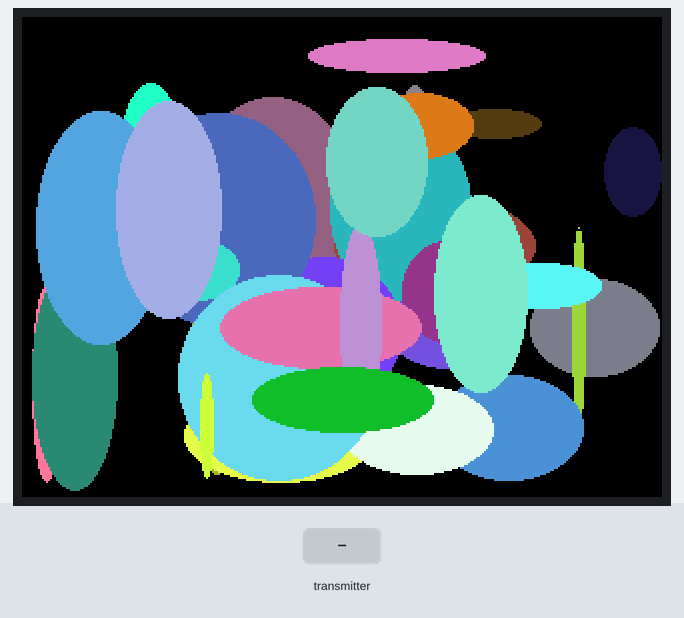
Recording of a program running on a simulated ESP32. Parts: 320×240 colour display. The test bench sets the inputs (shaded band). Random numbers use the default seed unless the program sets one; what the program prints to the serial monitor is not drawn.

Above: at 1.3 s.
1.4 s: the transmitter starts sending devAddr = 0
At 2.8 s:
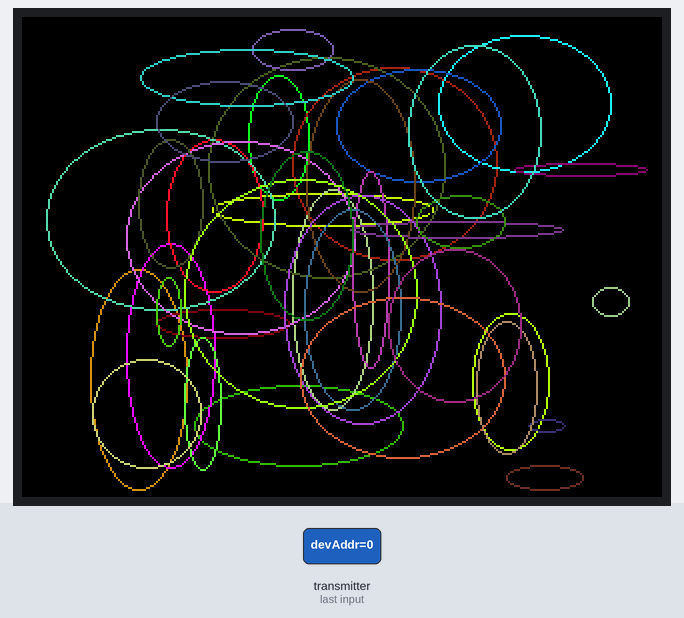
At 5.5 s:
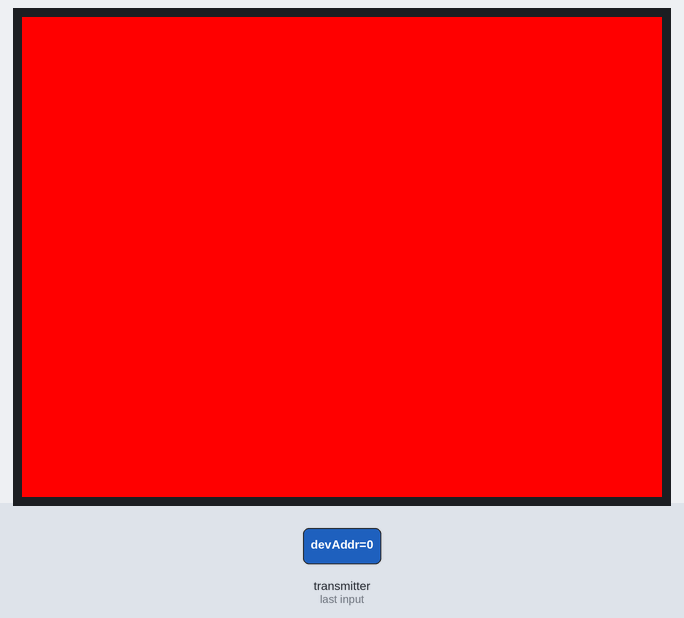
Timing chart, 0 to 7.0 s (numbered marks = the images above; inputs shaded):
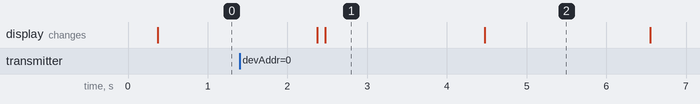

The program:

main.cpp
```cpp
//************************************************************************************
//* ESP Now CYD Responder
//* Author: T2
//* Company: T2Elektroteknik
//* Date: 10/04/25
//* Description: Baseline Responder using CYD to display info
//* CPU: ESP32 CYD
//************************************************************************************
#include <Arduino.h>
#include <TFT_eSPI.h> // Hardware-specific library
#include <SPI.h>
#include <WiFi.h>
#include "esp_now.h"

TFT_eSPI tft = TFT_eSPI();       // Invoke custom library

// Define a data structure
typedef struct struct_message {
  char devAddr;
  char devType;
  float humidity;
  float temperature;
} struct_message;

// Create a structured object
struct_message myData;

// Function Prototypes
void OnDataRecv(const uint8_t * mac, const uint8_t *incomingData, int len);

/////////////////////////////////////////////////////////////////////////////
// Setup Function
/////////////////////////////////////////////////////////////////////////////
void setup(void) {
  Serial.begin(9600);
  tft.init();
  tft.setRotation(1);
  // Put ESP32 into Station mode
  //WiFi.mode(WIFI_MODE_STA);

  // Print MAC Address to Serial monitor
  //Serial.print("MAC Address: ");
  //Serial.println(WiFi.macAddress());
  // Start ESP32 in Station mode
  WiFi.mode(WIFI_STA);

  // Initalize ESP-NOW
  if (esp_now_init() != 0) {
    Serial.println("Error initializing ESP-NOW");
    return;
  }

  // Register callback function
  esp_now_register_recv_cb(OnDataRecv);
}

/////////////////////////////////////////////////////////////////////////////
// Loop Forever
/////////////////////////////////////////////////////////////////////////////
void loop() {

  tft.fillScreen(TFT_BLACK);

  // Draw some random ellipses
  for (int i = 0; i < 40; i++)
  {
    int rx = random(60);
    int ry = random(60);
    int x = rx + random(320 - rx - rx);
    int y = ry + random(240 - ry - ry);
    tft.fillEllipse(x, y, rx, ry, random(0xFFFF));
  }

  delay(2000);
  tft.fillScreen(TFT_BLACK);

  for (int i = 0; i < 40; i++)
  {
    int rx = random(60);
    int ry = random(60);
    int x = rx + random(320 - rx - rx);
    int y = ry + random(240 - ry - ry);
    tft.drawEllipse(x, y, rx, ry, random(0xFFFF));
  }

  delay(2000);

  tft.fillScreen(TFT_RED);
  delay(2000);
  tft.fillScreen(TFT_GREEN);
  delay(2000);
  tft.fillScreen(TFT_BLUE);
  delay(2000);
}

// Callback function
void OnDataRecv(const uint8_t * mac, const uint8_t *incomingData, int len) {
  // Get incoming data
  memcpy(&myData, incomingData, sizeof(myData));

  // Print to Serial Monitor
  Serial.print("Temp: ");
  Serial.println(myData.temperature);

  Serial.print("Humidity: ");
  Serial.println(myData.humidity);
}
```

Measured:
- what the display in image 1 shows lasts 2.0 s, from 2.5 s to 4.5 s
